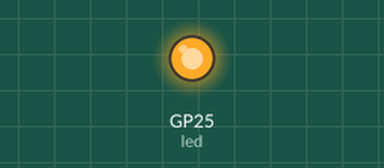
The program below on a simulated Raspberry Pi Pico running MicroPython. Shown: output pins drawn as LEDs (lit = HIGH).

Above: at 1.0 s.
At 5.5 s:
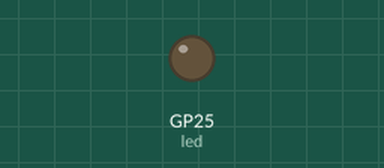
Timing chart, 0 to 6.9 s (numbered marks = the images above):
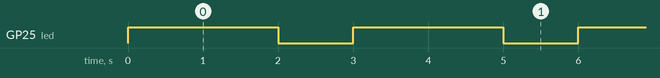

The program:

Raspberry_Pi_Pico_2_MicroPython_Blinky.py
```python
# Raspberry Pi Pico 2 microPython Blinky
# Write your code here :-)
import machine
import time

led = machine.Pin(25, machine.Pin.OUT) # Onboard LED is connected to GPIO 25

while True:
    led.value(1)  # Turn the LED on (set to 1)
    time.sleep(2)  # Wait for 1 second
    led.value(0)  # Turn the LED off (set to 0)
    time.sleep(1)  # Wait for 1 second
```

Measured:
- by itself, GP25 (led): alternates HIGH for 2.0 s and LOW for 1.0 s
